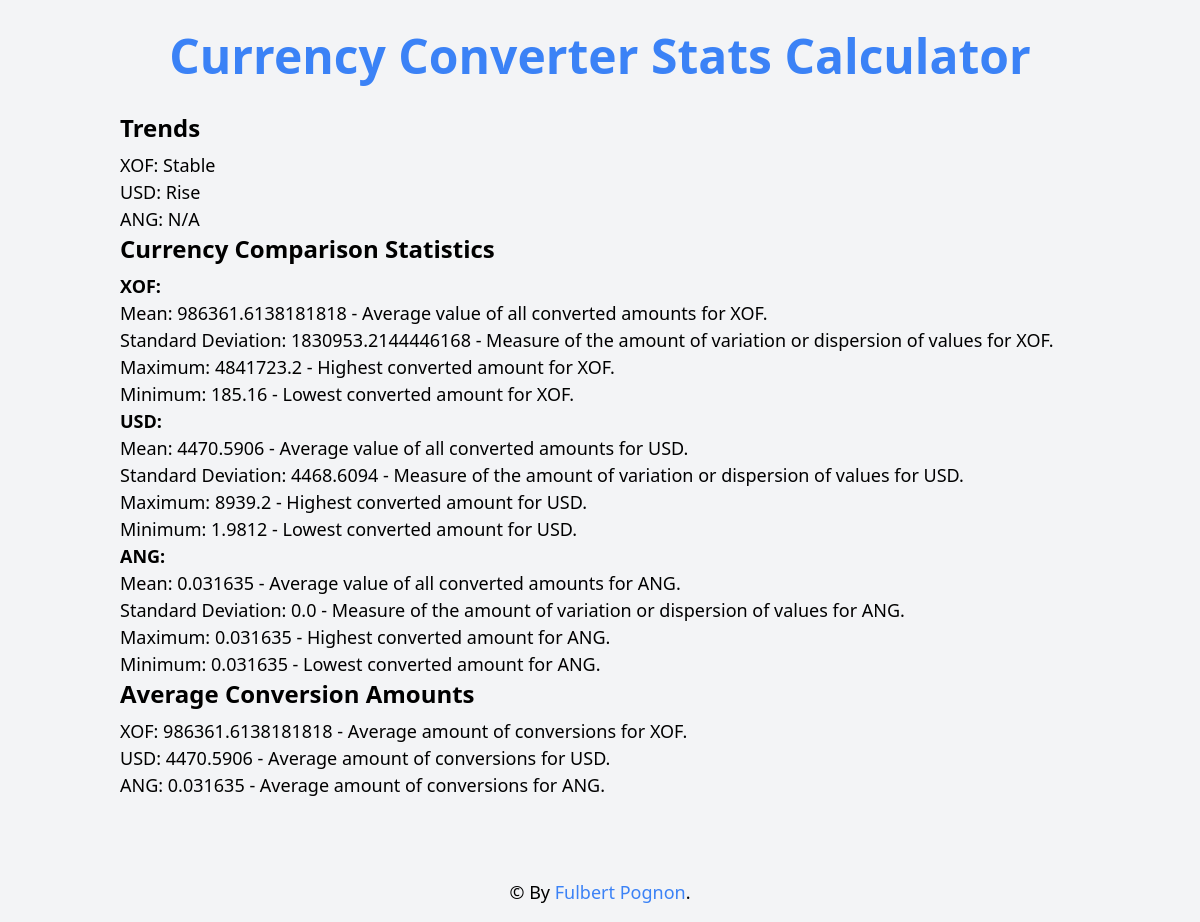
The page /trends on the database its author committed.
### models.py (models this page shows, shortened)
class CurrencyConversion(db.Model):
    __tablename__ = "currency_conversions"
    id = db.Column(db.Integer, primary_key=True)
    from_amount = db.Column(db.Float, nullable=False)
    base_code = db.Column(db.String(3), nullable=False)
    target_code = db.Column(db.String(3), nullable=False)
    conversion_rate = db.Column(db.Float, nullable=False)
    conversion_result = db.Column(db.Float, nullable=False)

### app.py (the view)
@app.route("/trends", methods=["GET"])
def trends():
    currency_comparison_stats = compare_statistics_for_currencies()
    print("Currency Comparison Statistics:", currency_comparison_stats)
    average_conversion_amounts, trend_messages = calculate_average_conversion_amounts_by_currency()
    print("Average Conversion Amounts:", average_conversion_amounts)
    print("Trend Messages:")
    for currency_code, trend in trend_messages.items():
        print(f"- {currency_code} : {trend}")
    return render_template("trends.html", trends=trend_messages, currency_comparison_stats=currency_comparison_stats, average_conversion_amounts=average_conversion_amounts)

### utils/statistics.py (called while the page is built)
def calculate_statistics_for_currency(currency_code):
    conversion_results = CurrencyConversion.query.filter_by(target_code=currency_code).all()
    converted_amounts = [conversion.conversion_result for conversion in conversion_results]
    if converted_amounts:
        mean = np.mean(converted_amounts)
        std_dev = np.std(converted_amounts)
        maximum = np.max(converted_amounts)
        minimum = np.min(converted_amounts)
        return {
            "currency_code": currency_code,
            "mean": mean,
            "standard_deviation": std_dev,
            "maximum": maximum,
            "minimum": minimum
        }
    else:
        return None

def compare_statistics_for_currencies():
    currency_codes = db.session.query(CurrencyConversion.target_code).distinct().all()
    currency_codes = [code[0] for code in currency_codes]
    currency_statistics = {}
    for currency_code in currency_codes:
        stats = calculate_statistics_for_currency(currency_code)
        if stats:
            currency_statistics[currency_code] = stats
    return currency_statistics

### templates/trends.html (shortened to what this page needs)
{% extends "base.html" %}
{% block content %}
  {% if trends %}
    <h2 class="text-2xl font-bold mb-2">Trends</h2>
    <ul>
      {% for currency_code, trend in trends.items() %}
        <li>{{ currency_code }}: {{ trend }}</li>
      {% endfor %}
    </ul>
  {% else %}
    <p>No trends available.</p>
  {% endif %}
  {% if currency_comparison_stats %}
    <h2 class="text-2xl font-bold mb-2">Currency Comparison Statistics</h2>
    <ul>
      {% for currency_code, stats in currency_comparison_stats.items() %}
        <li>
          <p class="font-bold">{{ currency_code }}:</p>
          <ul>
            <li>Mean: {{ stats.mean }} - Average value of all converted amounts for {{ currency_code }}.</li>
            <li>Standard Deviation: {{ stats.standard_deviation }} - Measure of the amount of variation or dispersion of values for {{ currency_code }}.</li>
            <li>Maximum: {{ stats.maximum }} - Highest converted amount for {{ currency_code }}.</li>
            <li>Minimum: {{ stats.minimum }} - Lowest converted amount for {{ currency_code }}.</li>
          </ul>
        </li>
      {% endfor %}
    </ul>
  {% else %}
    <p>No currency comparison statistics available.</p>
  {% endif %}
  {% if average_conversion_amounts %}
    <h2 class="text-2xl font-bold mb-2">Average Conversion Amounts</h2>
    <ul>
      {% for currency_code, amount in average_conversion_amounts.items() %}
        <li>{{ currency_code }}: {{ amount }} - Average amount of conversions for {{ currency_code }}.</li>
      {% endfor %}
    </ul>
  {% else %}
    <p>No average conversion amounts available.</p>
  {% endif %}
{% endblock %}

### rows shown on the page
CurrencyConversion: target_code "ANG", mean "0.031635", standard_deviation "0.0", maximum "0.031635", minimum "0.031635", conversion_result "0.031635"

### other values the page prints
{{ currency_code }} "XOF" "USD" "ANG"
{{ trend }} "Stable" "Rise" "N/A"
{{ currency_code }} "XOF" "USD"
{{ stats.mean }} "986361.6138181818" "4470.5906"
{{ stats.standard_deviation }} "1830953.2144446168" "4468.6094"
{{ stats.maximum }} "4841723.2" "8939.2"
{{ stats.minimum }} "185.16" "1.9812"
{{ amount }} "986361.6138181818" "4470.5906"
